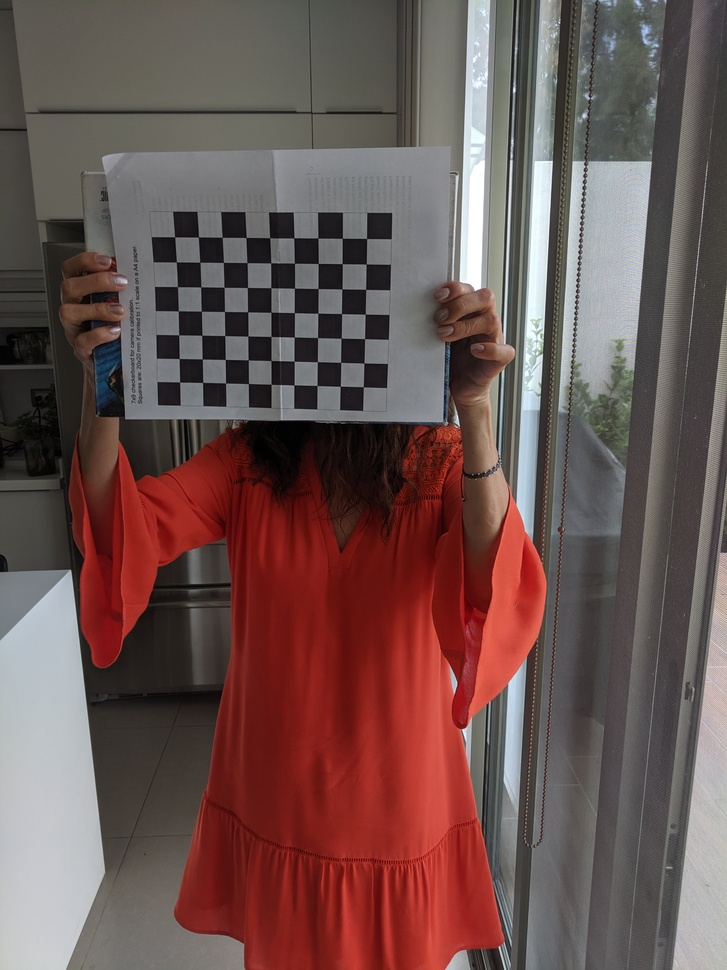
#> input picture P1/images/1.jpg, 727 x 970 px, shrunk from 3036 x 4048 before the run, given in place of the camera
$ python ex1.py
#> lines starting #> are read from the running program, lines starting #| are printed output that depends on the picture
import numpy as np
import cv2
from matplotlib import pyplot as plt
from matplotlib.widgets import Slider, Button, RadioButtons

def adjustBrightness(img, value=30):
    hsv = cv2.cvtColor(img, cv2.COLOR_BGR2HSV)
    h, s, v = cv2.split(hsv)
    cv2.add(v, value, v)
    final_hsv = cv2.merge((h, s, v))
    img = cv2.cvtColor(final_hsv, cv2.COLOR_HSV2BGR)
    return img

def processFrame(cap):
    brightnessAdjust = 100
    ret, frame = cap.read()
#> frame is the input picture: shape (970, 727, 3); mean B, G, R 81.4, 84, 108.1

    # adjusted = adjustBrightness(frame, value=-100)

    adjusted = cv2.convertScaleAbs(frame, alpha=2, beta=50)
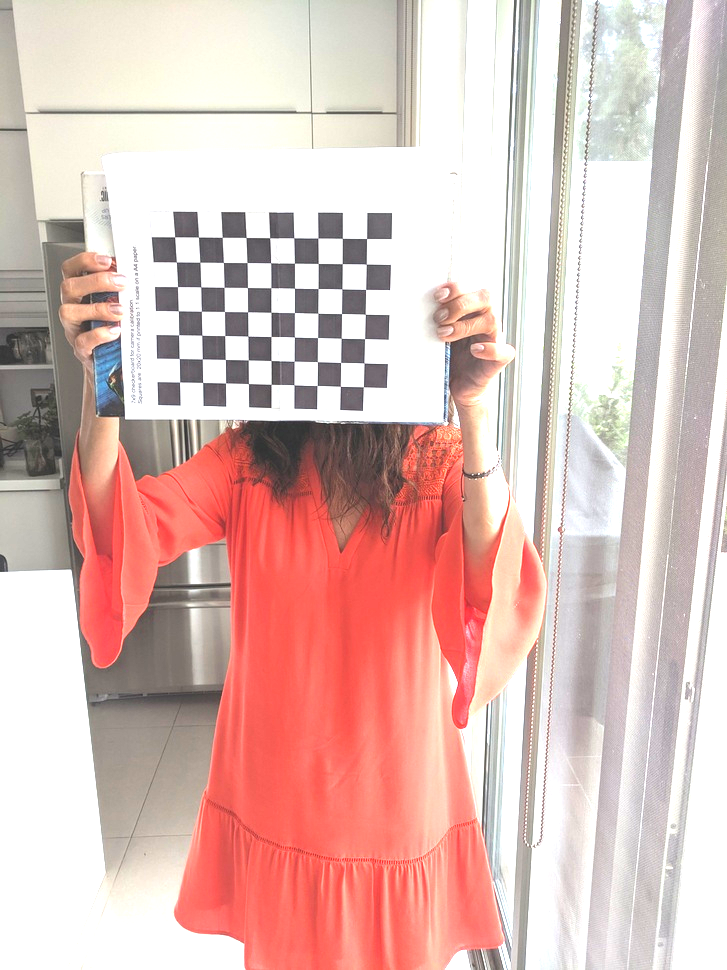
#> adjusted: shape (970, 727, 3); mean B, G, R 183.5, 189.3, 222.6

    adjustedRGB = cv2.cvtColor(adjusted, cv2.COLOR_BGR2RGB)
    originalRGB = cv2.cvtColor(frame, cv2.COLOR_BGR2RGB)

    plt.subplot(2,1,1)
    plt.imshow(originalRGB)
    plt.xticks([]),plt.yticks([])
    plt.subplot(2,1,2)
    plt.imshow(adjustedRGB)
    plt.xticks([]),plt.yticks([])

cap = cv2.VideoCapture(0)
plt.ion()

while(cap.isOpened()):
    processFrame(cap)

    press = plt.waitforbuttonpress(0.01)
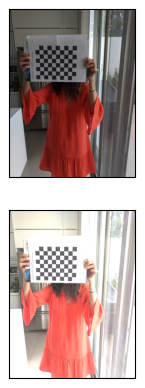
#> figure drawn by matplotlib, 2 panels
    if press is None or press == False:
        pass
    else:
        break

cap.release()
plt.ioff()
plt.show()

$ run again, on P1/images/10.jpg
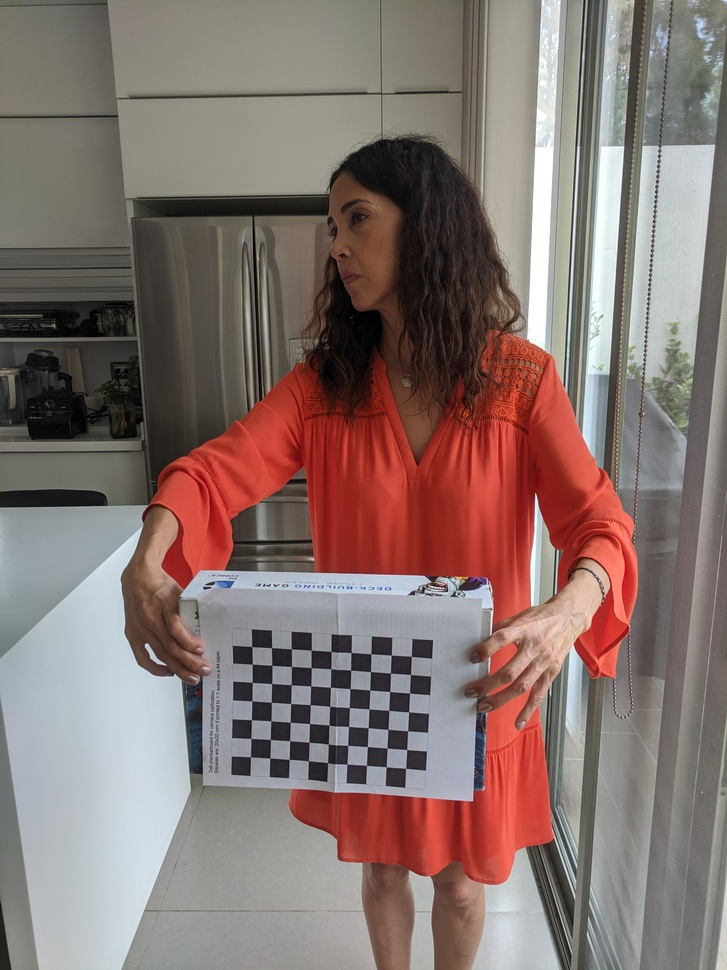
#> input picture P1/images/10.jpg, 727 x 970 px, shrunk from 3036 x 4048 before the run, given in place of the camera
#> in processFrame, frame is the input picture: shape (970, 727, 3); mean B, G, R 110.9, 115.3, 134
#> in processFrame, `adjusted = cv2.convertScaleAbs(frame, alpha=2, beta=50)`:
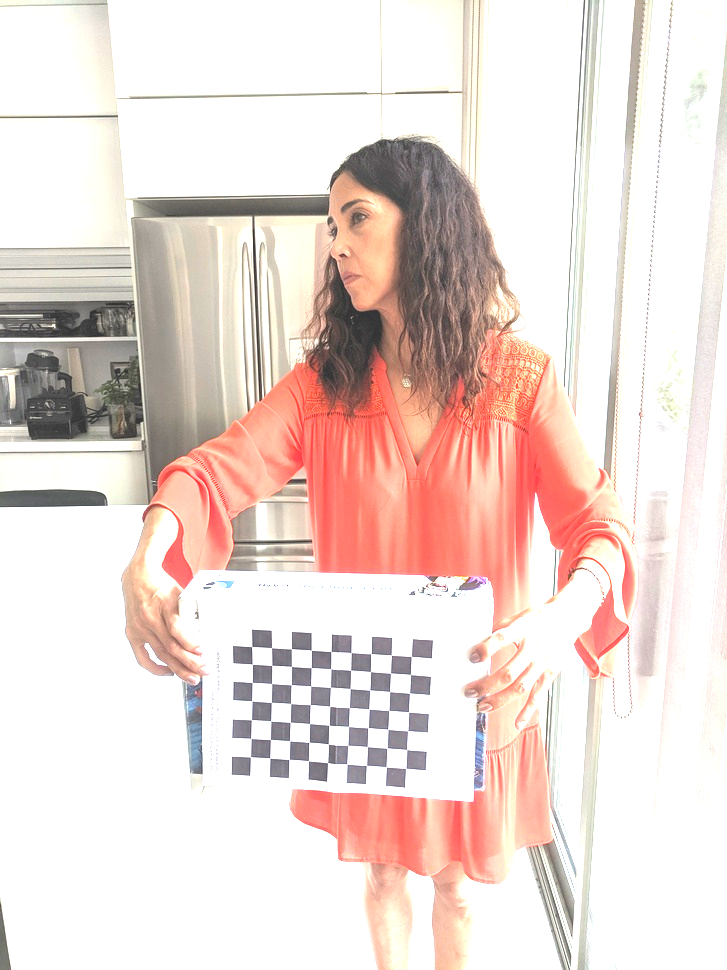
#> adjusted: shape (970, 727, 3); mean B, G, R 212.7, 218.5, 235.8
#> `press = plt.waitforbuttonpress(0.01)`:
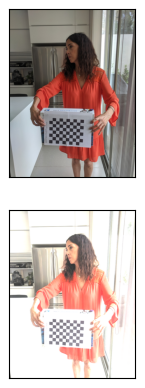
#> figure drawn by matplotlib, 2 panels

$ run again, on P1/images/11.jpg
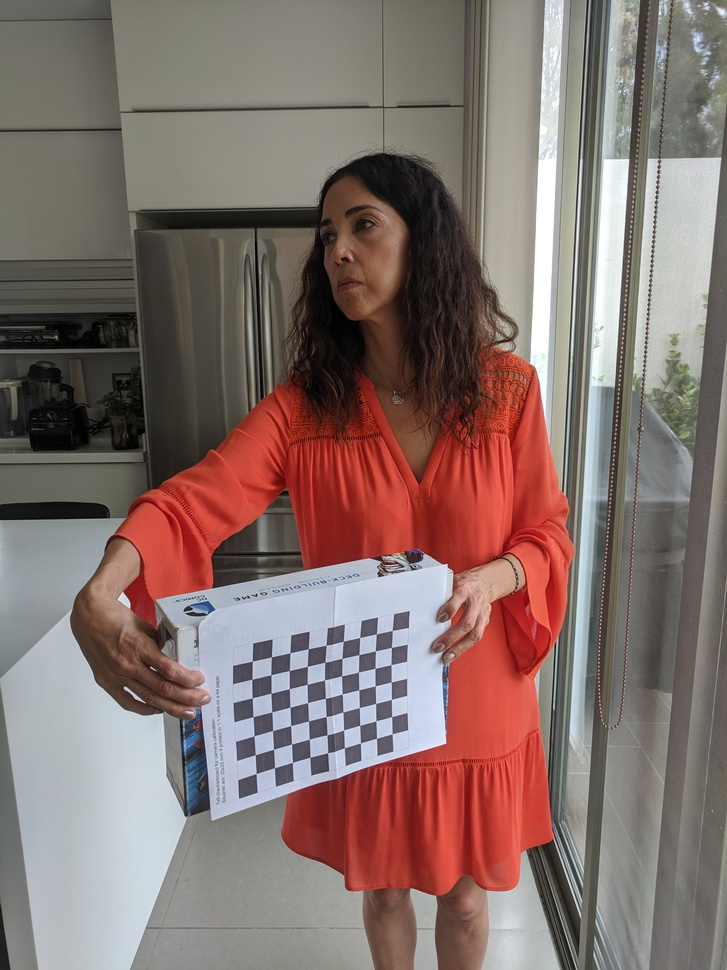
#> input picture P1/images/11.jpg, 727 x 970 px, shrunk from 3036 x 4048 before the run, given in place of the camera
#> in processFrame, frame is the input picture: shape (970, 727, 3); mean B, G, R 108.1, 112.7, 132.4
#> in processFrame, `adjusted = cv2.convertScaleAbs(frame, alpha=2, beta=50)`:
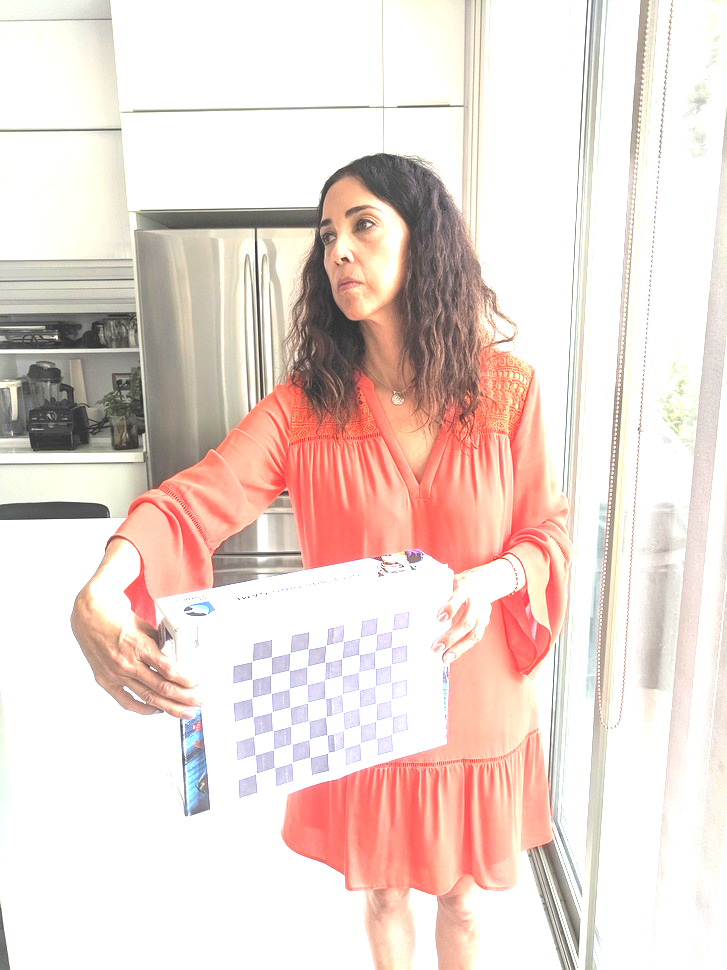
#> adjusted: shape (970, 727, 3); mean B, G, R 210.9, 217.7, 235.4
#> `press = plt.waitforbuttonpress(0.01)`:
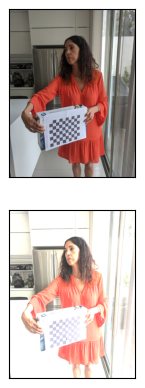
#> figure drawn by matplotlib, 2 panels

$ run again, on P1/images/12.jpg
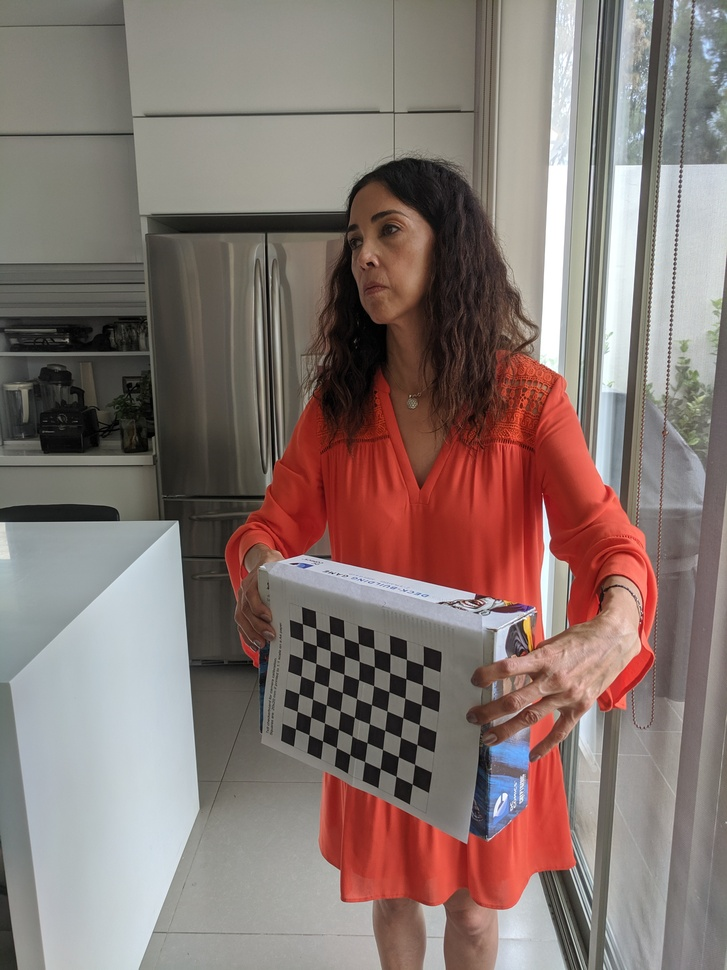
#> input picture P1/images/12.jpg, 727 x 970 px, shrunk from 3036 x 4048 before the run, given in place of the camera
#> in processFrame, frame is the input picture: shape (970, 727, 3); mean B, G, R 112.7, 117.7, 134
#> in processFrame, `adjusted = cv2.convertScaleAbs(frame, alpha=2, beta=50)`:
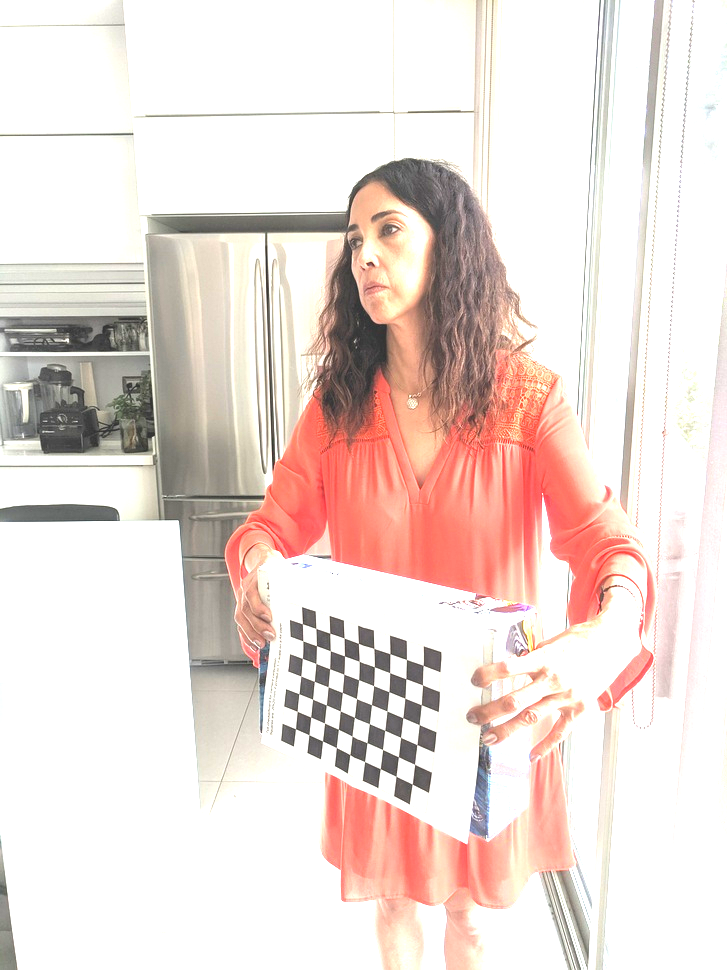
#> adjusted: shape (970, 727, 3); mean B, G, R 214.7, 220.3, 235.8
#> `press = plt.waitforbuttonpress(0.01)`:
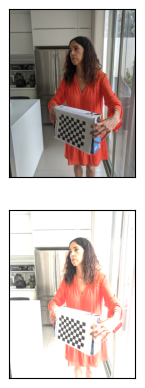
#> figure drawn by matplotlib, 2 panels
